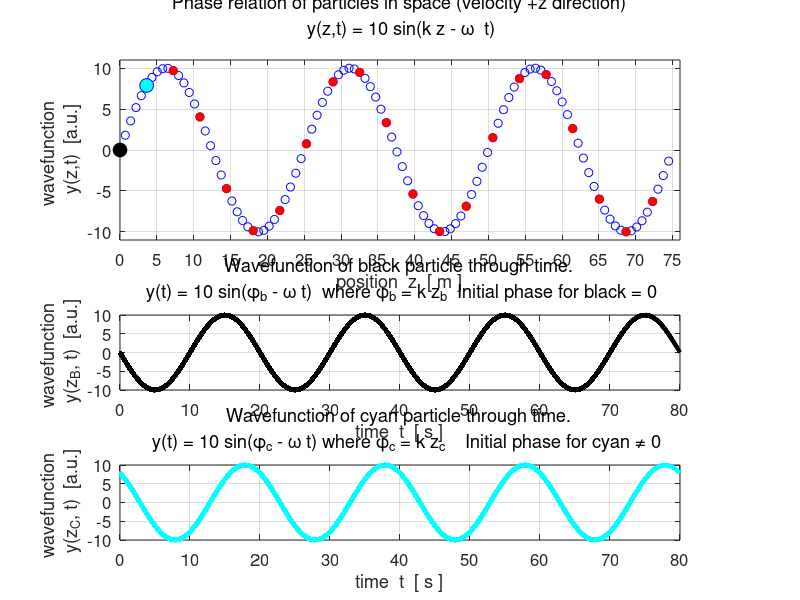

MATLAB code for this plot:
% wm_travelling_JS_IC.m

% 171107
% Animation of a travlling [1D] sinusoidal wave propagating in Z direction
% Animation of the motion can be saved as an animated gif or avi. file

% Ian Cooper
% email: ian.cooper@sydney.edu.au
% School of Physics, University of Sydney

% John A Sims 
% email: john.sims@ufabc.edu.br
% Universidade Federal do ABC 
 %http://www.ufabc.edu.br/
% Biomedical Engineering department,
% Centro de Engenharia, Modelagem e CiÃªncias Sociais Aplicadas.Â 
% (Centre for Engineering, modelling and applied social sciences)
% Rua Arcturus (Jd Antares)
% Anchieta
% 09606070 - SÃ£o Bernardo do Campo, SP - Brasil

% DOING PHYSICS WITH MATLAB 
%    ../mphome.htm


clear all
close all
clc


% =======================================================================
% TRAVELLING WAVE INPUT PARAMETERS
%   S.I. units for all quantities
%   Default values given in brakets
% =======================================================================
   e = -1;       %  left (-1) or right (+1)
   A = 10;       %  amplitude  (10)
   L = 25;       %  wavelength  (20)
   T = 20;       %  period  (25)
   nT = 4;       %  no. periods for animation  (3)
   nX = 3;       %  no. wavelengths displayed (3)
   Nx = 2076;    %  Number of grid X grid points (2000)
   Nt = 200;     %  number of time steps (2000)

% Save animation fl agA = 0 or 1 or 2  (defualt flagA = 0) ---------------
   flagA = 0;
   % flagA = 0   Animation NOT saved
   % flagA = 1   Animation saved as an animated gif file
   % flagA = 2   Animation saved as an AVI fiels
   

% =======================================================================   
% Setup for saving images animated gif file and AVI files
% =======================================================================
switch flagA
case 1
%  ANIMATED GIF:
%  Enter file name
     ag_name = 'ag_wm_TWRL.gif';
%  Delay in seconds before displaying the next image  
    delay = 0.20;  
%  Frame counter start
    nt = 1;

case 2   
%  AVI: open writer object for avi.
   aviName = 'transWave_LtoR.avi';
   if flagA == 2
       if e == -1
         aviName = 'avi_TW_LR.avi';
       end   % if
       if e == +1
         aviName = 'avi_TW_RL.avi';
       end   %  if
     aviObj = VideoWriter(aviName);
     aviObj.FrameRate = 10;  % from 30
     aviObj.Quality = 40;    % from 75
     open(aviObj);
   end   % if
end   %  switch
   
% =======================================================================   
%   CALCULATIONS
% =======================================================================
   w = 2*pi / T;    %  angular frequency 
   k = 2*pi / L;    %  wave number k
   tMax = nT * T;   %  max time interval for animation
   zMax = nX * L;   %  max Z distance
   
   t = linspace(0,tMax,Nt);   % grid points for time 
   z = linspace(0,zMax,Nx);   % grid points for Z axis
   
    
%  Wave function s(z,t) ---------------------------------------------
%    Calculate all data and store it in S, rows are x, cols t. 
%    Later, phase relationship between all particles in an instant 
%    of time (i.e spatial domain information) will be taken from , 
%    rows of S and time (temporal domain) for a single particle 
%    taken from columns.
   s = zeros(Nx,Nt); 
   
% Time looop   
   for c = 1 : Nt
     s(:,c) = A .* sin(k.*z + e*w*t(c));
   end

   
% =======================================================================     
%   GRAPHICS 
% =======================================================================  
f1 = figure(1) ;
   pos = [0.1 0.1 0.4 0.8];
   set(gcf,'Units','normalized');
   set(gcf,'Position',pos);
   set(gcf,'color','w');
   NS = 20; 
   yT1 = zeros(Nt,1);   xT1 = zeros(Nt,1);
   yT2 = zeros(Nt,1);   xT2 = zeros(Nt,1);
   
   
 %  Adjust to reduce/increase the frequency of red circles. 
 %    compared to blue circles.  i.e. Every "redFreq" is to be red.
   redFreq=100; 
   
 %  Define text for three figures based on user choice of e.  
 %    Figure 1 - spatial domain - main title.
 %    Figure 2 - temporal domain - blacktitle (it is the black dot)
 %    Figure 3 - temporal domain - cyantitle (guess why).
   blacktitle= sprintf('Wavefunction of black particle through time.');    
   cyantitle = sprintf('Wavefunction of cyan particle through time.');
   
   switch e
   case 1
     eqnname = 'y(z,t) = 10 sin(k z + \omega  t)';
     maintitle  = sprintf('Phase relation of particles in space (velocity -z direction)');
     blacktitle = sprintf('%s\n y(t) = 10 sin(\\phi_b + \\omega t) ',blacktitle);
     cyantitle  = sprintf('%s\n y(t) = 10 sin(\\phi_c + \\omega t) ',cyantitle); 
   
   case -1
     eqnname = 'y(z,t) = 10 sin(k z - \omega  t)';
     maintitle  = sprintf('Phase relation of particles in space (velocity +z direction)');
     blacktitle = sprintf('%s\n y(t) = 10 sin(\\phi_b - \\omega t) ',blacktitle);
     cyantitle  = sprintf('%s\n   y(t) = 10 sin(\\phi_c - \\omega t) ',cyantitle); 
   
   otherwise %error condition
   error('Error: Value of e must be either 1 or -1!')   
   end
   
   maintitle = sprintf('%s\n %s\n ',maintitle,eqnname);
   %maintitle = sprintf('%s\n %s\n \\fontsize{6}{john.sims@ufabc.edu.br 2017, modified from code by ian.cooper@sydney.edu.au}',maintitle,eqnname);
   blacktitle = sprintf('%s where \\phi_b = k z_b  Initial phase for black = 0',blacktitle);
   cyantitle = sprintf('%swhere \\phi_c = k z_c    Initial phase for cyan \\neq 0',cyantitle);


 nt = 1;
 ct = 0:Nt-1;  % create time step vector
 
for c = ct+1
   
%  wavefunction vs postion plot -----------------------------------------    
   hold off
   xP = z(1:NS:end); yP = s((1:NS:end),c);
   pos1 = [0.15 0.6 0.7 0.3];
   ax1 = subplot('Position',pos1);
   
   hPlot = plot(xP, yP,'o');
   set(hPlot,'MarkerSize',6,'MarkerEdgeColor',[0 0 1]);%, ...
      % 'MarkerFaceColor', [0 0 1]); % How to present blue circles
   hold(ax1, 'on') %Equivalent of hold on when using subplots.

   title(maintitle,'fontweight','normal');
   xlabel('position  z  [ m ]');
   ytit = sprintf('wavefunction \n y(z,t)  [a.u.]');
   ylabel(ytit);
   xP = z(1:redFreq:end); yP = s(1:redFreq:end,c);
   hPlot = plot(xP, yP,'o');
   set(hPlot,'MarkerSize',6,'MarkerEdgeColor',[1 0 0], ...
       'MarkerFaceColor', [1 0 0]);
   hPlot = plot(xP(1), yP(1),'o');
   set(hPlot,'MarkerSize',10,'MarkerEdgeColor',[0,0,0], ...
       'MarkerFaceColor', [0,0,0]);
   hPlot = plot(xP(2), yP(2),'o');
   set(hPlot,'MarkerSize',10,'MarkerEdgeColor',[0,0,1], ...
       'MarkerFaceColor', 'c');
   axis([0 zMax+1 -11 11]);
   hold(ax1, 'off');
   grid on;
   box on;
   set(gca,'xTick',0:5:zMax);
   set(gca,'fontsize',12);
   
% BLACK PARTICLE -------------------------------------------------------
   pos1 = [0.15 0.35 0.7 0.125];
   ax2 = subplot('Position',pos1);   
   hold(ax2, 'on')
   title(blacktitle,'fontweight','normal');
   xlabel('time  t  [ s ]');
   ytit = sprintf('wavefunction \n y(z_B, t)  [a.u.]');
   ylabel(ytit);
   xT1(c) = t(c); 
   yT1(1:c) = s(1,1:c);
   plot(xT1(1:c), yT1(1:c),'color',[0,0,0],'LineWidth',3);
   axis([0 tMax -10 10]);
   set(gca,'xTick',0:10:tMax);
   set(gca,'fontsize',12);
   box on;
   grid on
   hold(ax2, 'off');
   
   
 %  CYAN PARTICLE -------------------------------------------------------
   pos1 = [0.15 0.1 0.7 0.125];
   ax3 = subplot('Position',pos1);
   hold(ax3, 'on')
   title(cyantitle,'fontweight','normal');
   xlabel('time  t  [ s ]');
   ytit = sprintf('wavefunction \n y(z_C, t)  [a.u.]');
   ylabel(ytit);
   xT2(c) = t(c); 
   yT2(1:c) = s(100,1:c);
   plot(xT2(1:c), yT2(1:c),'color','c','LineWidth',3); %orange 255 128 0
   axis([0 tMax -10 10]);
   set(gca,'xTick',0:10:tMax);
   set(gca,'fontsize',12);
   box on;
   grid on
   hold(ax3, 'off')
   pause(0.1)
   
% Adding the frame to the video object using the 'writeVideo' method
   if flagA == 2
     frame = getframe(f1);
     writeVideo(aviObj,frame);
   end

   if flagA == 1
     frame = getframe(f1);
     im = frame2im(frame);
     [imind,cm] = rgb2ind(im,256);
%  On the first loop, create the file. In subsequent loops, append.
     if nt == 1
        imwrite(imind,cm,ag_name,'gif','DelayTime',delay,'loopcount',inf);
     else
        imwrite(imind,cm,ag_name,'gif','DelayTime',delay,'writemode','append');
     end
        nt = nt+1;
   end
 
end

if flagA == 2
  close(aviObj);
end
